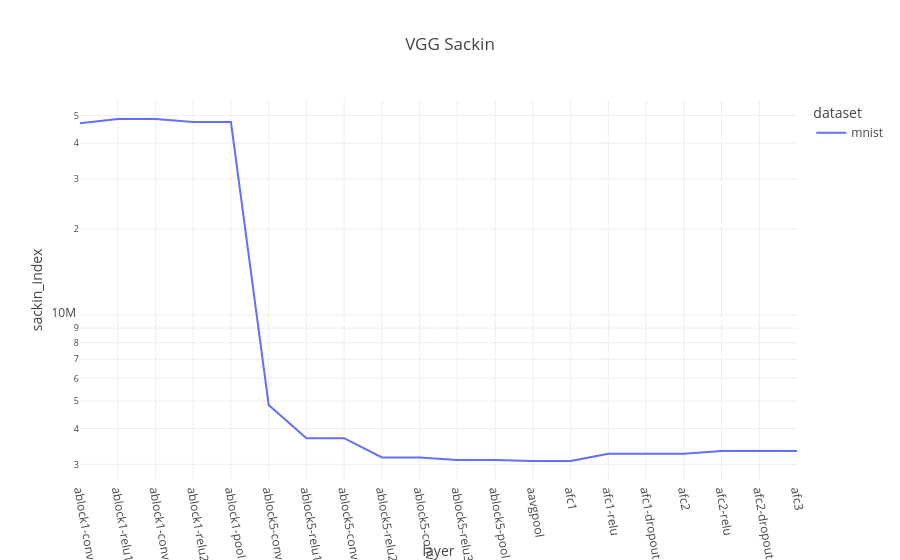

The code cell stored with this chart in its notebook:
### Code cell
vgg = block_data[(block_data['model']=='vgg') & (block_data['split']=='trainUval')].copy()

vgg["layer_idx"] = vgg["layer"].apply(lambda x: block_order['vgg'].index(x))
vgg.sort_values("layer_idx", inplace=True)

fig = px.line(vgg, x="layer", y="sackin_index", color="dataset", color_discrete_sequence=px.colors.qualitative.Plotly, title="VGG Sackin")
fig.update_xaxes(tickangle=80)
fig.update_yaxes(type="log")

### Figure 1 — Plotly figure (JSON) as saved in the notebook; plotly's stock layout.template omitted (floating-point values rounded to 4 significant figures)
{"data": [{"hovertemplate": "dataset=mnist<br>layer=%{x}<br>sackin_index=%{y}<extra></extra>", "legendgroup": "mnist", "line": {"color": "#636EFA", "dash": "solid"}, "marker": {"symbol": "circle"}, "mode": "lines", "name": "mnist", "orientation": "v", "showlegend": true, "type": "scatter", "x": ["ablock1-conv1", "ablock1-relu1", "ablock1-conv2", "ablock1-relu2", "ablock1-pool", "ablock5-conv1", "ablock5-relu1", "ablock5-conv2", "ablock5-relu2", "ablock5-conv3", "ablock5-relu3", "ablock5-pool", "aavgpool", "afc1", "afc1-relu", "afc1-dropout", "afc2", "afc2-relu", "afc2-dropout", "afc3"], "xaxis": "x", "y": [46940000.0, 48580000.0, 48580000.0, 47380000.0, 47380000.0, 4839000.0, 3706000.0, 3706000.0, 3170000.0, 3170000.0, 3107000.0, 3107000.0, 3082000.0, 3082000.0, 3269000.0, 3269000.0, 3269000.0, 3342000.0, 3342000.0, 3342000.0], "yaxis": "y"}], "layout": {"legend": {"title": {"text": "dataset"}, "tracegroupgap": 0}, "title": {"text": "VGG Sackin"}, "xaxis": {"anchor": "y", "domain": [0, 1], "tickangle": 80, "title": {"text": "layer"}}, "yaxis": {"anchor": "x", "domain": [0, 1], "title": {"text": "sackin_index"}, "type": "log"}}}
